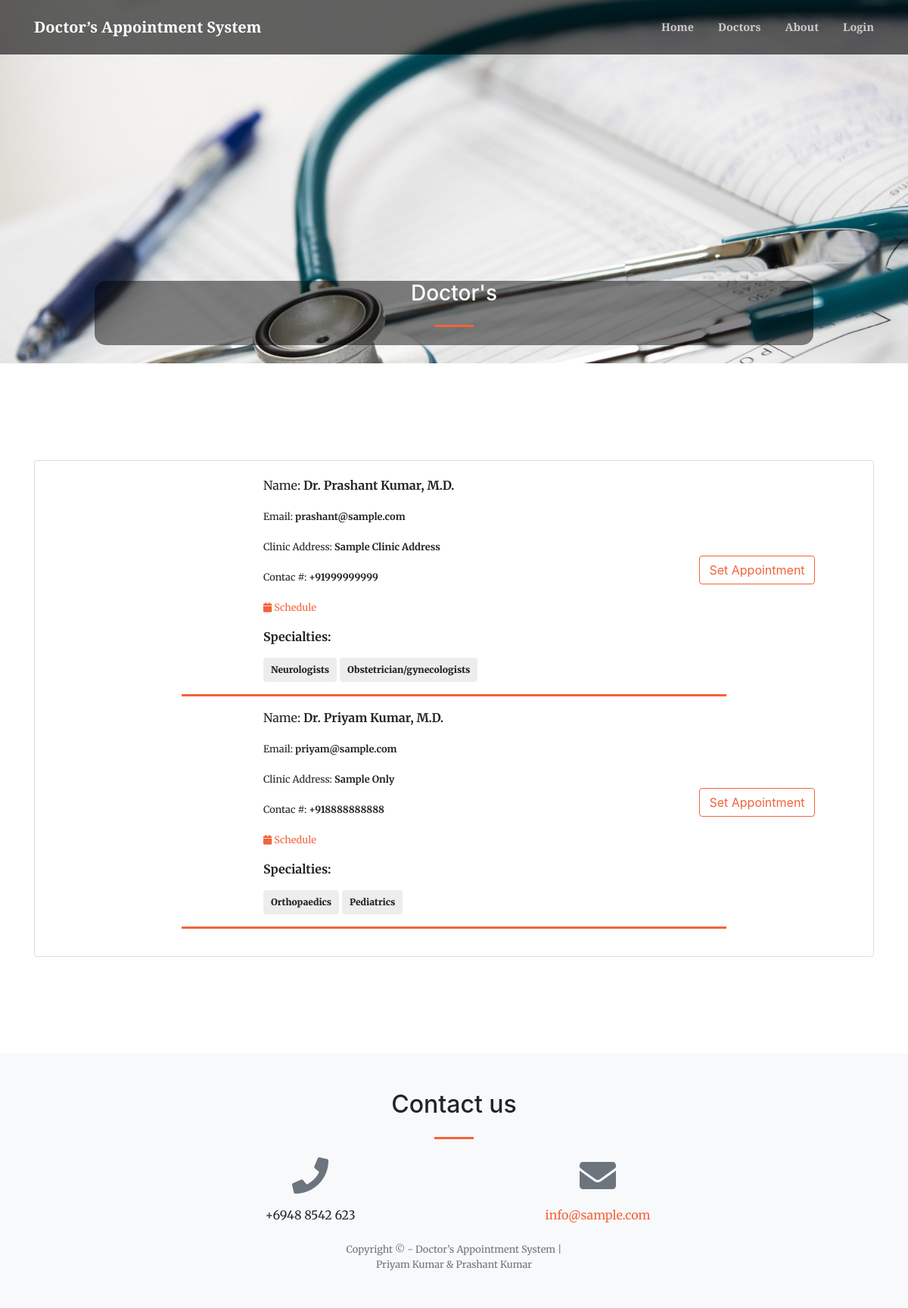
The app's page /index.php?page=doctors with its own data.
### tables this page shows
CREATE TABLE `doctors_list` (
  `id` int(30) NOT NULL,
  `name` text NOT NULL,
  `name_pref` varchar(100) NOT NULL,
  `clinic_address` text NOT NULL,
  `contact` text NOT NULL,
  `email` text NOT NULL,
  `specialty_ids` text NOT NULL,
  `img_path` text NOT NULL,
  `date_created` datetime NOT NULL DEFAULT current_timestamp()
);

### doctors.php (the view, shortened to what this page needs)
<?php include 'admin/db_connect.php';
	$special = $conn->query("SELECT * FROM medical_specialty");
	$ms_arr = array();
	while ($row=$special->fetch_assoc()) {
		$ms_arr[$row['id']] = $row['name'];
	}
?>
        <header class="masthead">
            <div class="container h-100">
                <div class="row h-100 align-items-center justify-content-center text-center">
                    <div class="col-lg-10 align-self-end mb-4 page-title">
                    	<h3 class="text-white">Doctor's</h3>
                        <hr class="divider my-4" />
                    </div>
                </div>
            </div>
        </header>
	<section class="page-section" id="doctors" >
        <div class="container">
        	<div class="card">
        		<div class="card-body">
        			<div class="col-lg-12">
				<?php
				$where = "";
				$cats = $conn->query("SELECT * FROM doctors_list ".$where." order by id asc");
				while($row=$cats->fetch_assoc()):
				?>
				<div class="row align-items-center">
					<div class="col-md-3">
					</div>
					<div class="col-md-6">
						 <p>Name: <b><?php echo "Dr. ".$row['name'].', '.$row['name_pref'] ?></b></p>
						 <p><small>Email: <b><?php echo $row['email'] ?></b></small></p>
						 <p><small>Clinic Address: <b><?php echo $row['clinic_address'] ?></b></small></p>
						 <p><small>Contac #: <b><?php echo $row['contact'] ?></b></small></p>
						 <p><small><a href="javascript:void(0)" class="view_schedule" data-id="<?php echo $row['id'] ?>" data-name="<?php echo "Dr. ".$row['name'].', '.$row['name_pref'] ?>"><i class='fa fa-calendar'></i> Schedule</a></b></small></p>
						 <p><b>Specialties:</b></p>
						 <div>
						 	<?php if(!empty($row['specialty_ids'])): ?>
						 	<?php
						 	foreach(explode(",", str_replace(array("[","]"),"",$row['specialty_ids'])) as $k => $val):
						 	?>
						 	<span class="badge badge-light" style="padding: 10px"><large><b><?php echo $ms_arr[$val] ?></b></large></span>
						 	<?php endforeach; ?>
						 	<?php endif; ?>
						 </div>
					</div>
					<div class="col-md-3 text-center align-self-end-sm">
						<button class="btn-outline-primary  btn  mb-4 set_appointment" type="button" data-id="<?php echo $row['id'] ?>"  data-name="<?php echo "Dr. ".$row['name'].', '.$row['name_pref'] ?>">Set Appointment</button>
					</div>
				</div>
				<hr class="divider" style="max-width: 60vw">
				<?php endwhile; ?>
				</div>
				</div>
        	</div>
        </div>
    </section>

### records on screen
doctors_list: name "Prashant Kumar", name_pref "M.D.", email "prashant@sample.com", clinic_address "Sample Clinic Address", contact "+91999999999", specialty_ids "Neurologists", specialty_ids "Obstetrician/gynecologists"
doctors_list: name "Priyam Kumar", name_pref "M.D.", email "priyam@sample.com", clinic_address "Sample Only", contact "+918888888888", specialty_ids "Orthopaedics", specialty_ids "Pediatrics"

### other values on screen
$_SESSION['setting_name'] "Doctor’s Appointment System"
$_SESSION['setting_contact'] "+6948 8542 623"
$_SESSION['setting_email'] "info@sample.com"
